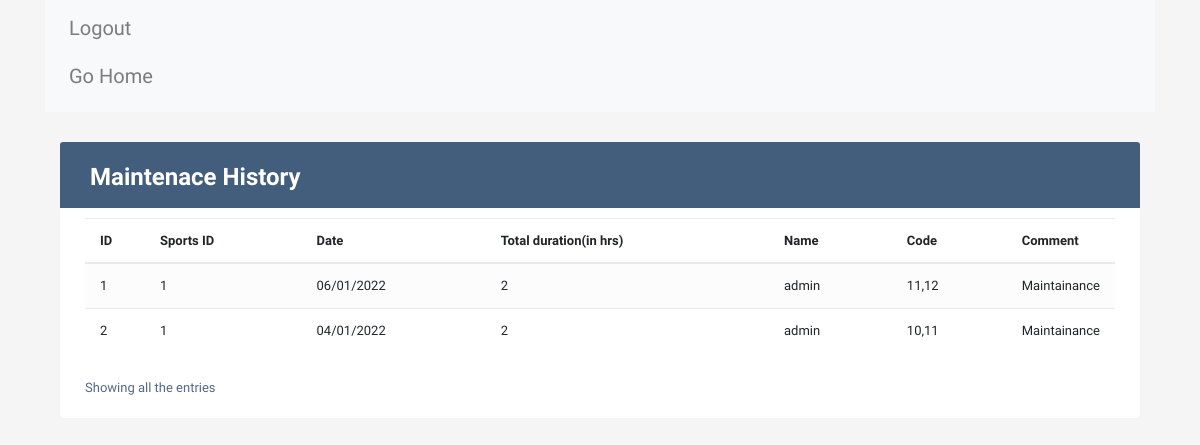
Page /viewmaintenance (signed in) on the earlier database version.
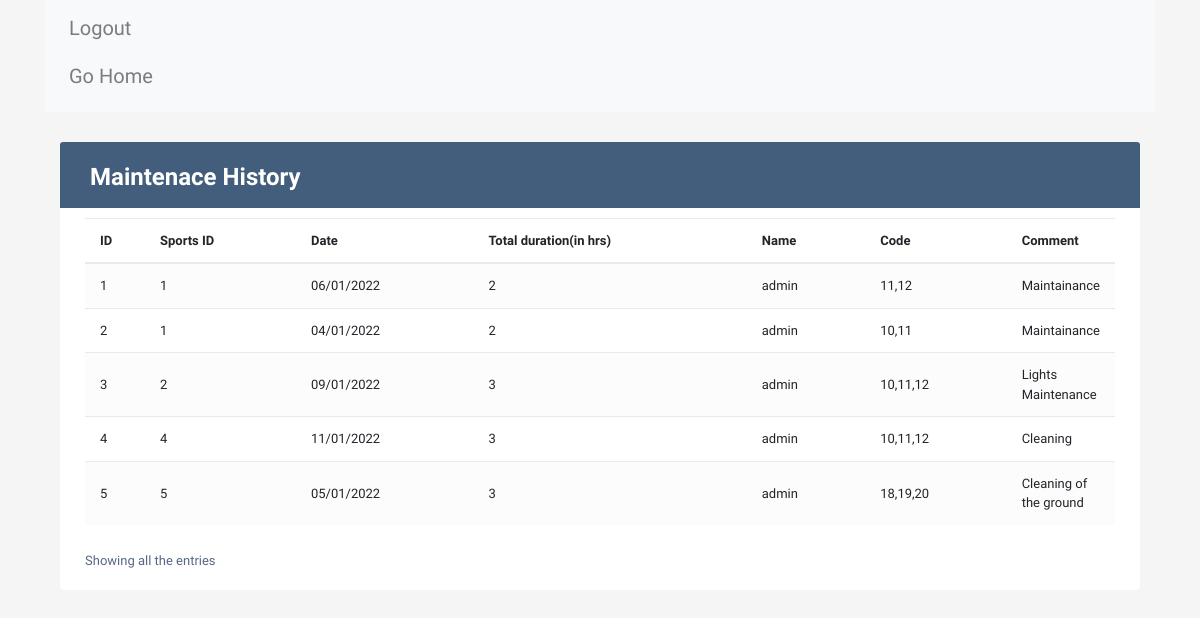
Same page on the later database version.
### tables this page shows
CREATE TABLE maintenance(
    id INTEGER PRIMARY KEY AUTOINCREMENT,
    sportsId INTEGER,
    date DATETIME,
    duration INTEGER,
    customer_username TEXT,
    code TEXT,
    comment TEXT,
    FOREIGN KEY(sportsId) REFERENCES sports(id)
);

### app.py (the view)
@app.route('/viewmaintenance')
def viewmaintenance():
    if session['usertype'] == 'user':
        return "Access Denied!!"
    conn = get_db_connection()
    try:
        filtered = conn.execute('SELECT * from maintenance').fetchall()
        return render_template('viewmaintenance.html',data=filtered)
    except:
        return render_template('viewmaintenance.html')
    finally:
        conn.close()

### app.py (called while the page is built)
def get_db_connection():
    conn = sqlite3.connect(os.path.join(BASE_DIR, 'database.db'))
    conn.row_factory = sqlite3.Row
    return conn

### templates/viewmaintenance.html (shortened to what this page needs)
{% extends 'base.html' %}
{%block content%}
<!DOCTYPE html>
<html lang="en">
<head>
<link rel="stylesheet" href="https://stackpath.bootstrapcdn.com/bootstrap/4.5.0/css/bootstrap.min.css">
<link rel="stylesheet" href="https://maxcdn.bootstrapcdn.com/font-awesome/4.7.0/css/font-awesome.min.css">
</head>
<nav class="navbar navbar-expand-md navbar-light bg-light">
	<div class="collapse navbar-collapse" id="navbarNav">
		<ul class="navbar-nav">
		<li class="nav-item">
			<a class="nav-link" href="{{url_for('logout')}}"><h5>Logout</h5></a>
			<a class="nav-link" href="{{url_for('adminhomepage')}}"><h5>Go Home</h5></a>
		</li>
		</ul>
	</div>
</nav>
<body>
<div class="container-xl">
	<div class="table-responsive">
		<div class="table-wrapper">
			<div class="table-title">
				<div class="row ">
					<div class="col-sm-6">
						<h2><b>Maintenace History</b></h2>
					</div>
				</div>
			</div>
			<table class="table table-striped table-hover">
				<thead>
					<tr>
						<th>ID</th>
						<th>Sports ID</th>
						<th>Date</th>
                        <th>Total duration(in hrs)</th>
						<th>Name</th>
                        <th>Code</th>
                        <th>Comment</th>
					</tr>
				</thead>
				<tbody>
					{% for row in data %}
					<tr>
						<td>{{row[0]}}</td>
						<td>{{row[1]}}</td>
						<td>{{row[2]}}</td>
						<td>{{row[3]}}</td>
						<td>{{row[4]}}</td>
                        <td>{{row[5]}}</td>
                        <td>{{row[6]}}</td>
					</tr>
					{% endfor %}
				</tbody>
			</table>
			<div class="clearfix">
				<div class="hint-text">Showing all the entries</div>
			</div>
		</div>
	</div>
</div>
</body>
</html>
{% endblock %}

Differences in the rows shown:
added maintenance: id "3", sportsId "2", date "09/01/2022", duration "3", customer_username "admin", code "10,11,12", comment "Lights Maintenance"
added maintenance: id "4", sportsId "4", date "11/01/2022", duration "3", customer_username "admin", code "10,11,12", comment "Cleaning"
added maintenance: id "5", sportsId "5", date "05/01/2022", duration "3", customer_username "admin", code "18,19,20", comment "Cleaning of the ground"
